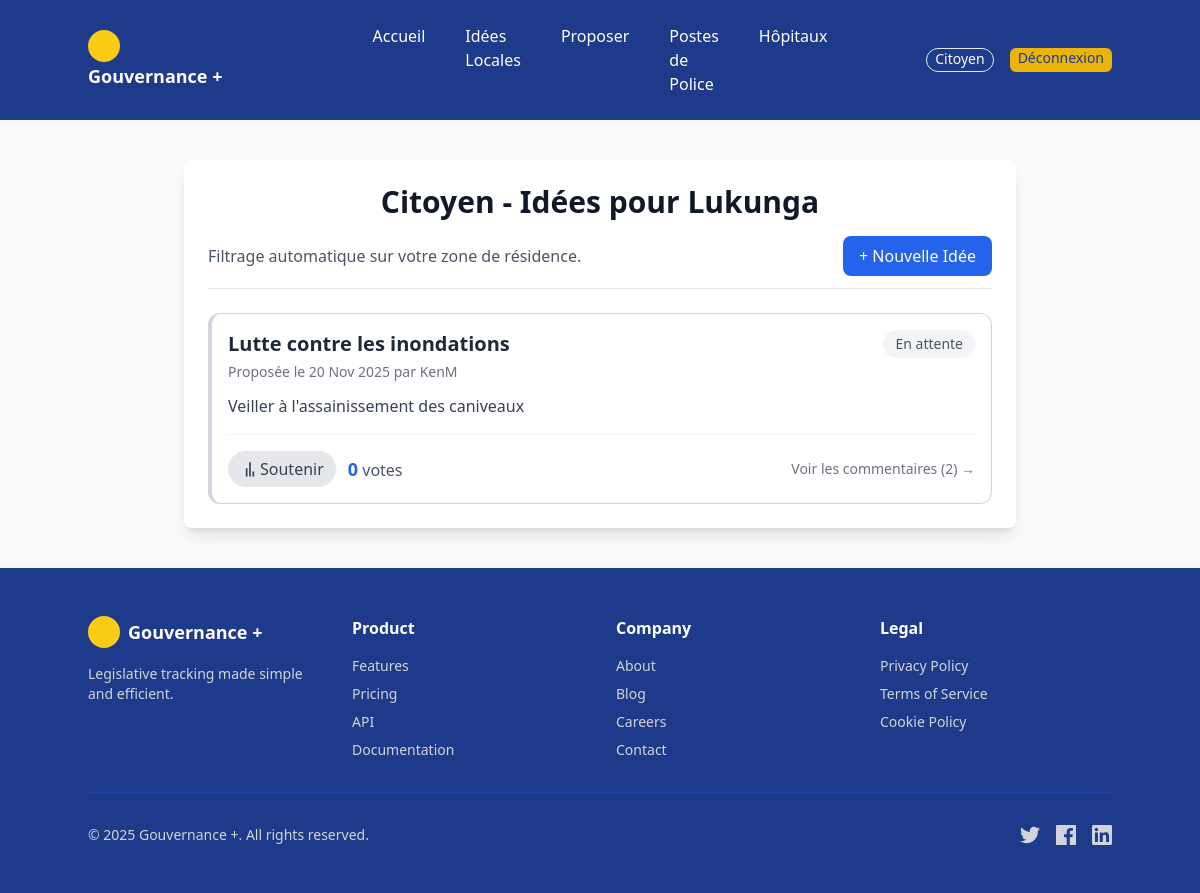
The app's page /ideas/ (signed in) with its own data.
### accounts/models.py (models this page shows, shortened)
class User(AbstractUser):
    ROLE_CHOICES = [
        ('citizen', 'Citoyen'),
        ('official', 'Élu'),
        ('admin', 'Administrateur'),
    ]
    role = models.CharField(
        max_length=20, choices=ROLE_CHOICES, default='citizen')
    district = models.ForeignKey(
        District,
        on_delete=models.SET_NULL,
        null=True, blank=True,
        related_name='users'
    )

class District(models.Model):
    name = models.CharField(max_length=150, unique=True)

### ideas/models.py (models this page shows, shortened)
class Idea(models.Model):
    author = models.ForeignKey(User, on_delete=models.CASCADE)
    title = models.CharField(max_length=200)
    description = models.TextField()
    created_at = models.DateTimeField(auto_now_add=True)
    district = models.ForeignKey(
        District, on_delete=models.CASCADE, related_name='ideas')
    STATUS_CHOICES = [
        ('pending', 'En attente'),
        ('review', 'En analyse'),
        ('approved', 'Approuvé'),
        ('rejected', 'Rejeté'),
    ]
    status = models.CharField(
        max_length=20,
        choices=STATUS_CHOICES,
        default='pending'
    )

### ideas/views.py (the view)
# urls.py: path('', views.idea_list, name='idea_list'),
@login_required
def idea_list(request):
    user_district = request.user.district
    user_id = request.user.id  # Récupération de l'ID utilisateur
    user_vote_subquery = Vote.objects.filter(
        idea=OuterRef('pk'),
        user=user_id  # Filtre par l'utilisateur connecté
    )
    ideas = Idea.objects.filter(
        district=user_district
    ).annotate(
        has_voted_by_user=Exists(user_vote_subquery),
        num_votes=Count('votes')
    ).order_by('-num_votes', '-created_at')
    context = {
        'ideas': ideas,
    }
    return render(request, 'ideas/idea_list.html', context)

### ideas/templates/ideas/idea_list.html (shortened to what this page needs)
{% extends "base.html" %}
{% block content %}
<div class="max-w-4xl mx-auto py-10 sm:px-6 lg:px-8">
    <div class="bg-white p-6 rounded-lg shadow-lg">
        <h1 class="text-3xl font-extrabold text-gray-900 mb-4 text-center">
            Citoyen - Idées pour {{ request.user.district.name|default:"Toutes les Zones" }}
        </h1>
        <div class="flex justify-between items-center mb-6 border-b pb-3">
            <p class="text-gray-600">
                Filtrage automatique sur votre zone de résidence.
            </p>
            <a href="{% url 'submit_idea' %}" class="bg-blue-600 text-white px-4 py-2 rounded-lg hover:bg-blue-700 transition duration-150">
                + Nouvelle Idée
            </a>
        </div>
        <div class="space-y-6">
            {% if ideas %}
                {% for idea in ideas %}
                <div class="p-4 border border-gray-200 rounded-xl hover:shadow-md transition duration-150 border-l-4
                    {% if idea.status == 'approved' %} border-green-500
                    {% elif idea.status == 'review' %} border-yellow-500
                    {% else %} border-gray-300
                    {% endif %}">
                    <div class="flex justify-between items-start">
                        <div>
                            <h2 class="text-xl font-semibold text-gray-800 hover:text-blue-600 transition duration-150">
                                <a href="{% url 'idea_detail' idea.id %}">{{ idea.title }}</a>
                            </h2>
                            <p class="text-sm text-gray-500 mt-1">Proposée le {{ idea.created_at|date:"d M Y" }} par {{ idea.author.username }}</p>
                            <p class="mt-3 text-gray-700">{{ idea.description|truncatechars:150 }}</p>
                        </div>
                        <span class="px-3 py-1 text-sm font-medium
                            {% if idea.status == 'approved' %} bg-green-100 text-green-800
                            {% elif idea.status == 'rejected' %} bg-red-100 text-red-800
                            {% elif idea.status == 'review' %} bg-yellow-100 text-yellow-800
                            {% else %} bg-gray-100 text-gray-600
                            {% endif %}
                            rounded-full">
                            {{ idea.get_status_display }}
                        </span>
                    </div>
                    <div class="mt-4 pt-4 border-t border-gray-100 flex justify-between items-center">
                        {% with has_voted=idea.has_voted_by_user %}
                            {% include "ideas/idea_list_vote_component.html" with idea=idea has_voted=has_voted %}
                        {% endwith %}
                        <a href="{% url 'idea_detail' idea.id %}" class="text-sm text-gray-500 hover:text-blue-600 font-medium">
                            Voir les commentaires ({{ idea.comment_set.count }}) →
                        </a>
                    </div>
                </div>
                {% endfor %}
            {% else %}
                <p class="text-center py-10 text-gray-500">
                    Aucune idée n'a encore été soumise dans votre circonscription ({{ request.user.district.name }}). Soyez le premier !
                </p>
            {% endif %}
        </div>
    </div>
</div>
{% endblock %}

### templates/base.html (shortened to what this page needs)
<!DOCTYPE html>
<html lang="fr">
<head>
    <script src="https://cdn.tailwindcss.com"></script>
</head>
<body class="min-h-screen bg-background bg-gray-50">
    <header class="bg-blue-900 text-white py-6 px-6">
        <div class="container mx-auto flex items-center justify-between">
            <div class="flex-1 ">
                <div class="w-8 h-8 bg-yellow-400 rounded-full flex items-center justify-center">
                    <FileText class="w-5 h-5 text-blue-900" />
                </div>
                <a href="{% url 'accueil' %}" class="font-bold text-lg">Gouvernance +</a>
            </div>
            <div class="flex-1">
                <ul class=" flex justify-center space-x-10">
                    <li href="{% url 'accueil' %}" class="hover:text-yellow-400 transition-colors">Accueil</li>
                    {% if request.user.is_authenticated %}
                    {% if request.user.role == 'citizen' %}
                    <li href="{% url 'idea_list' %}" class="hover:text-yellow-400 transition-colors">Idées Locales</li>
                    <li href="{% url 'submit_idea' %}" class="hover:text-yellow-400 transition-colors">Proposer</li>
                    <li href="{% url 'police_station_list' %}" class="hover:text-yellow-400 transition-colors">Postes de
                        Police</li>
                    <li href="{% url 'hospital_list' %}" class="hover:text-yellow-400 transition-colors">Hôpitaux</li>
                    {% elif request.user.role == 'official' %}
                    <li href="{% url 'official_dashboard' %}" class="hover:text-yellow-400 transition-colors">Tableau de
                        bord
                        Élu</li>
                    <li href="{% url 'project_list' %}" class="hover:text-yellow-400 transition-colors">Projets en
                        cours</li>
                    {% elif request.user.role == 'admin' %}
                    <li href="/admin/" class="hover:text-yellow-400 transition-colors">Admin Panel</li>
                    {% endif %}
                </ul>
            </div>
            <div class="flex-1 flex justify-end space-x-4">
                <span class="text-sm border rounded-full px-2 pb-0.5">
                    {{ request.user.get_role_display }}
                </span>
                <a href="{% url 'logout' %}"
                    class=" text-sm bg-yellow-500 text-blue-900 rounded-md font-medium px-2 pb-0.5 hover:bg-gray-200">
                    Déconnexion
                </a>
                {% endif %}
            </div>
        </div>
    </header>
    <main class="">
        {% block content %}
        {% endblock %}
    </main>
    <footer class="bg-blue-900 text-white py-12 px-6">
        <div class="container mx-auto">
            <div class="grid grid-cols-1 md:grid-cols-4 gap-8 mb-8">
                <div>
                    <div class="flex items-center gap-2 mb-4">
                        <div class="w-8 h-8 bg-yellow-400 rounded-full flex items-center justify-center">
                            <FileText class="w-5 h-5 text-blue-900" />
                        </div>
                        <span class="font-bold text-lg">Gouvernance +</span>
                    </div>
                    <p class="text-sm text-gray-300">
                        Legislative tracking made simple and efficient.
                    </p>
                </div>
                <div>
                    <h4 class="font-bold mb-4">Product</h4>
                    <ul class="space-y-2 text-sm">
                        <li><a href="#" class="text-gray-300 hover:text-yellow-400 transition-colors">Features</a>
                        </li>
                        <li><a href="#" class="text-gray-300 hover:text-yellow-400 transition-colors">Pricing</a>
                        </li>
                        <li><a href="#" class="text-gray-300 hover:text-yellow-400 transition-colors">API</a></li>
                        <li><a href="#" class="text-gray-300 hover:text-yellow-400 transition-colors">Documentation</a>
                        </li>
                    </ul>
                </div>
                <div>
                    <h4 class="font-bold mb-4">Company</h4>
                    <ul class="space-y-2 text-sm">
                        <li><a href="#" class="text-gray-300 hover:text-yellow-400 transition-colors">About</a></li>
                        <li><a href="#" class="text-gray-300 hover:text-yellow-400 transition-colors">Blog</a></li>
                        <li><a href="#" class="text-gray-300 hover:text-yellow-400 transition-colors">Careers</a>
                        </li>
                        <li><a href="#" class="text-gray-300 hover:text-yellow-400 transition-colors">Contact</a>
                        </li>
                    </ul>
                </div>
                <div>
                    <h4 class="font-bold mb-4">Legal</h4>
                    <ul class="space-y-2 text-sm">
                        <li><a href="#" class="text-gray-300 hover:text-yellow-400 transition-colors">Privacy
                                Policy</a></li>
                        <li><a href="#" class="text-gray-300 hover:text-yellow-400 transition-colors">Terms of
                                Service</a></li>
                        <li><a href="#" class="text-gray-300 hover:text-yellow-400 transition-colors">Cookie
                                Policy</a></li>
                    </ul>
                </div>
            </div>
            <div class="border-t border-blue-800 pt-8 flex flex-col md:flex-row justify-between items-center gap-4">
                <p class="text-sm text-gray-300">
                    © 2025 Gouvernance +. All rights reserved.
                </p>
                <div class="flex gap-4">
                    <a href="#" class="text-gray-300 hover:text-yellow transition-colors">
                    </a>
                    <a href="#" class="text-gray-300 hover:text-yellow transition-colors">
                    </a>
                    <a href="#" class="text-gray-300 hover:text-yellow transition-colors">
                    </a>
                </div>
            </div>
        </div>
    </footer>
</body>
</html>

### ideas/templates/ideas/idea_list_vote_component.html (shortened to what this page needs)
<div id="vote-block-{{ idea.id }}" class="flex items-center space-x-3">
    {% load static %}
    <button
        hx-post="{% url 'vote_idea' idea.id %}"
        hx-target="#vote-block-{{ idea.id }}"
        hx-swap="outerHTML"
        class="flex items-center space-x-2 px-3 py-1.5 rounded-full transition duration-150
            {% if has_voted %} bg-blue-600 text-white hover:bg-blue-700
            {% else %} bg-gray-200 text-gray-700 hover:bg-gray-300
            {% endif %}"
    >
        <svg xmlns="http://www.w3.org/2000/svg" class="h-5 w-5 fill-current" viewBox="0 0 24 24" width="20" height="20">
            <path d="M7 11v10h2v-10h-2zm4-7v17h2v-17h-2zm4 11v6h2v-6h-2z"/>
        </svg>
        {% if has_voted %} Soutenu {% else %} Soutenir {% endif %}
    </button>
    <div class="text-gray-600">
        <span class="font-bold text-lg text-blue-600">{{ idea.votes.count }}</span> votes
    </div>
</div>

### records on screen
User: user.role "Citoyen", user.district.name "Lukunga"
Idea: title "Lutte contre les inondations", created_at "20 Nov 2025", author.username "KenM", description "Veiller à l'assainissement des caniveaux", status "En attente", votes.count "0", comment_set.count "2"
